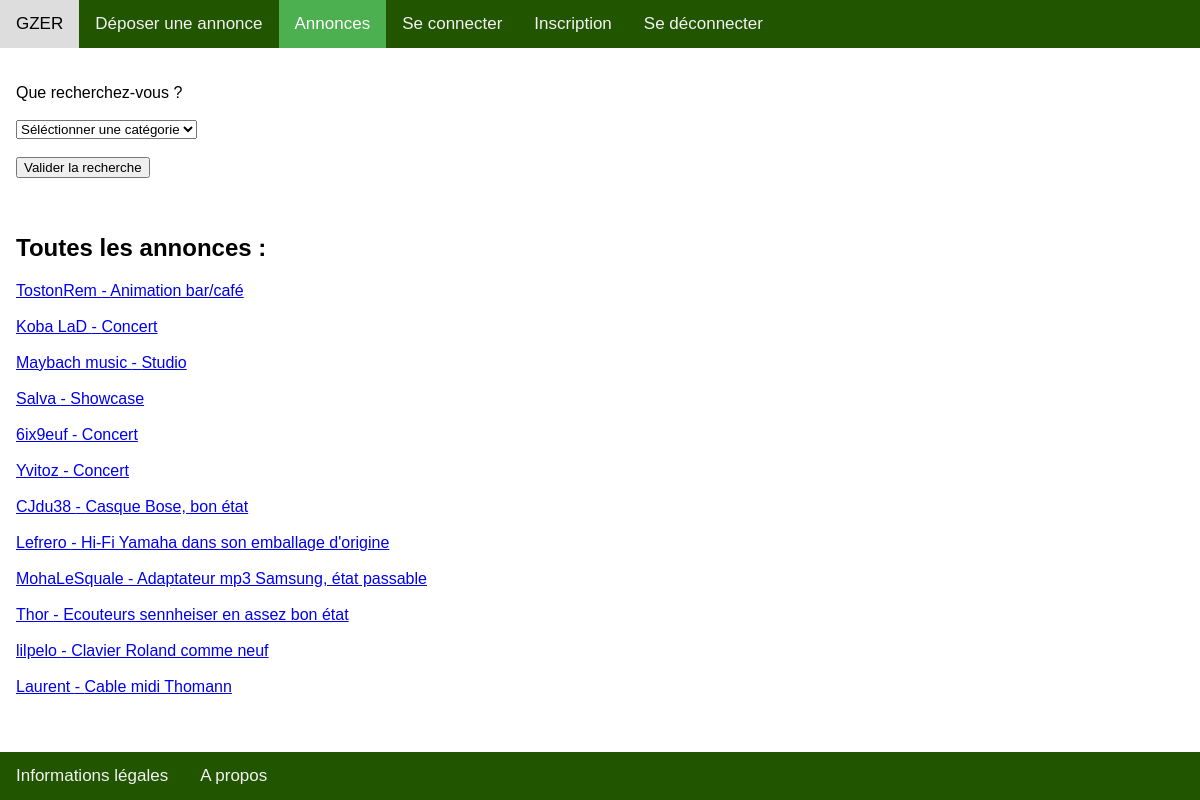
Page /controler/annonces.ctrl.php on the earlier database version.
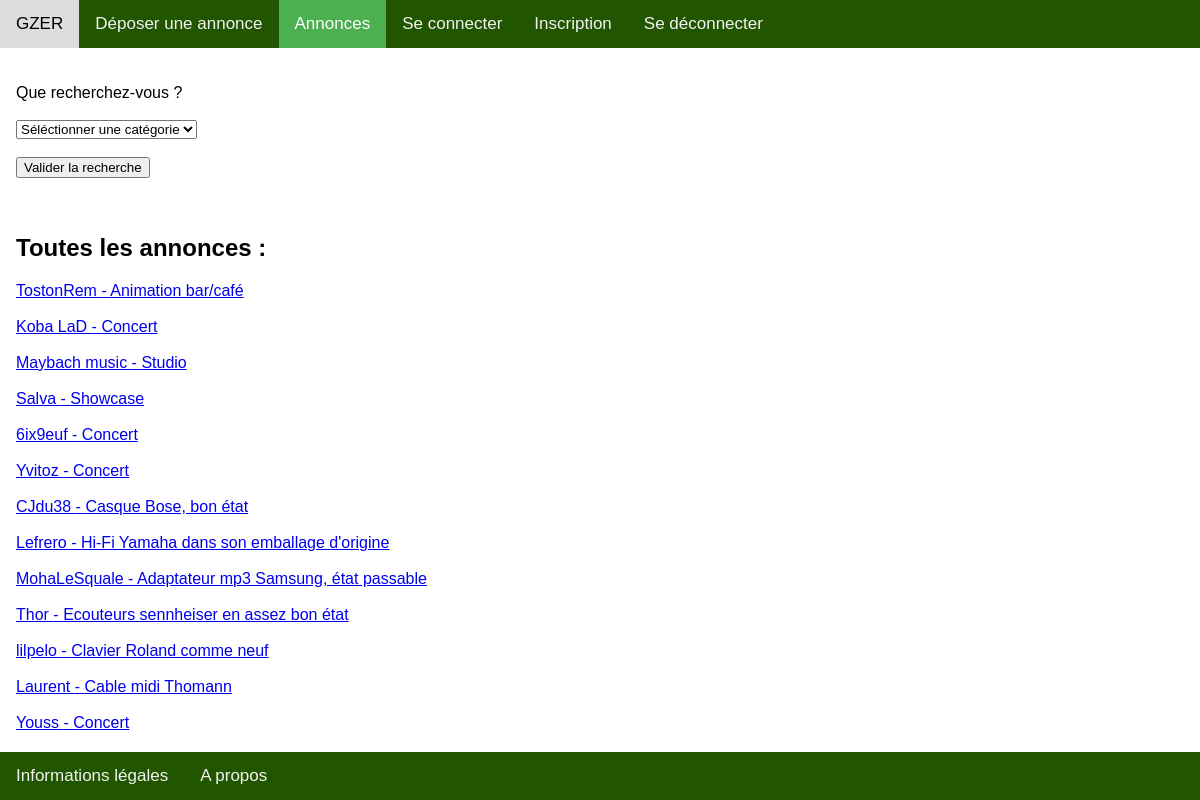
Same page on the later database version.
### tables this page shows
CREATE TABLE annonces (
  numA INTEGER,
  titreA STRING,
  prixA INTEGER,
  localisationA STRING,
  auteurA STRING,
  dateA date,
  categorieA STRING,
  styleA STRING
);

### controler/annonces.ctrl.php (called while the page is built)
<?php
require_once('../model/Annonce.class.php');
require_once('../model/GzerDAO.class.php');
if (isset($_GET['categorie'])) {
  $categorie = $_GET['categorie'];
} else {
  $categorie = '';
}
if (isset($_GET['quartier'])) {
  $quartier = $_GET['quartier'];
} else {
  $quartier = '';
}
  if (isset($categorie) && $categorie != '') {
    $config = parse_ini_file('../config/config.ini');
    $DAO = new GzerDAO($config['database_path']);
    $annoncesCat = $DAO->getAnnoncesParCategorie($categorie);
  } else if (isset($style) && $style != ''){
    $config = parse_ini_file('../config/config.ini');
    $DAO = new GzerDAO($config['database_path']);
    $annoncesStyle = $DAO->getAnnoncesParStyle($style);
  } else if (isset($materiel) && $materiel != '') {
    $config = parse_ini_file('../config/config.ini');
    $DAO = new GzerDAO($config['database_path']);
    $annoncesCat = $DAO->getAnnoncesParCategorie($materiel);
  } else if (isset($quartier) && $quartier != '') {
    $config = parse_ini_file('../config/config.ini');
    $DAO = new GzerDAO($config['database_path']);
    $annoncesQuart = $DAO->getAnnoncesParQuartier($quartier);
  } else {
    $config = parse_ini_file('../config/config.ini');
    $DAO = new GzerDAO($config['database_path']);
    $annonces = $DAO->getAnnonces();
  }
include('../view/annonces.view.php');
?>

### model/GzerDAO.class.php (called while the page is built, shortened)
<?php
class GzerDAO {
  private $db;
  function __construct($path) {
    $database = 'sqlite:'.$path.'/gzer.db';
    try {
      $this->db = new PDO($database);
    }
    catch (PDOException $e){
      die("erreur de connexion:".$e->getMessage());
    }
  }
  public function getDb(){
    return $this->db;
  }
  public function getAnnonces():array{
    $req = "SELECT * FROM annonces";
    $st = $this->getDb()->query($req);
    $result=$st->fetchAll(PDO::FETCH_CLASS, 'Annonce');
    return $result;
  }
}
?>

### model/Annonce.class.php (called while the page is built, shortened)
<?php
class Annonce {
  private $numA;
  private $titreA;
  private $auteurA;
  public function getNumA() {
    return $this->numA;
  }
  public function getTitreA() {
    return $this->titreA;
  }
  public function getAuteurA() {
    return $this->auteurA;
  }
}
?>

### view/annonces.view.php (the view, shortened to what this page needs)
<!DOCTYPE html>
<html lang="en" dir="ltr">
<head>
  <link rel="stylesheet" href="../view/css/deposer_annonce.view.styles.css" />
</head>
<body>
  <div class="topnav">
    <a href="../controler/main.ctrl.php">GZER</a>
    <a href="../controler/deposer_annonce.ctrl.php">Déposer une annonce</a>
    <a class="active" href="../controler/annonces.ctrl.php">Annonces</a>
    <a href="../controler/seconnecter.ctrl.php">Se connecter</a>
    <a href="../controler/inscription.ctrl.php">Inscription</a>
    <a href="../controler/deconnexion.ctrl.php">Se déconnecter</a>
  </div>
  <div class="navbar">
    <a href="../view/infos.view.php">Informations légales</a>
    <a href="../view/a_propos.view.php">A propos</a>
  </div>
  <div id=container style="padding-left:16px">
    <br><br>
    Que recherchez-vous ?
    <br><br>
    <form action="annonces.ctrl.php">
      <select id="categorie" name="categorie">
        <option value="" selected>Séléctionner une catégorie</option>
      </select>
      <br><br>
      <input type="submit" value="Valider la recherche">
    </form>
    <br><br>
    <h2>Toutes les annonces : <?= $categorie ?>  <?= $quartier ?></h2>
    <?php if(isset($annonces)) {foreach ($annonces as $annonce) { ?>
      <a href="../controler/annonce.ctrl.php?numA=<?= $annonce->getNumA() ?>"><?= $annonce->getAuteurA() ?> - <?= $annonce->getTitreA() ?></a>
      <br><br>
    <?php } } ?>
  </div>
  </body>
  </html>

### view/css/deposer_annonce.view.styles.css (style rules this page uses)
body { margin: 0; font-family: Arial, Helvetica, sans-serif; }
.topnav { overflow: hidden; background-color: #250; }
.topnav a { float: left; color: #f2f2f2; text-align: center; padding: 14px 16px; text-decoration: none; font-size: 17px; }
.topnav a.active { background-color: #4CAF50; color: white; }
.navbar { overflow: hidden; background-color: #250; position: fixed; bottom: 0; width: 100%; }
.navbar a { float: left; display: block; color: #f2f2f2; text-align: center; padding: 14px 16px; text-decoration: none; font-size: 17px; }
#container { overflow:auto; }

Differences in the rows shown:
added annonces: auteurA "Youss", titreA "Concert"
